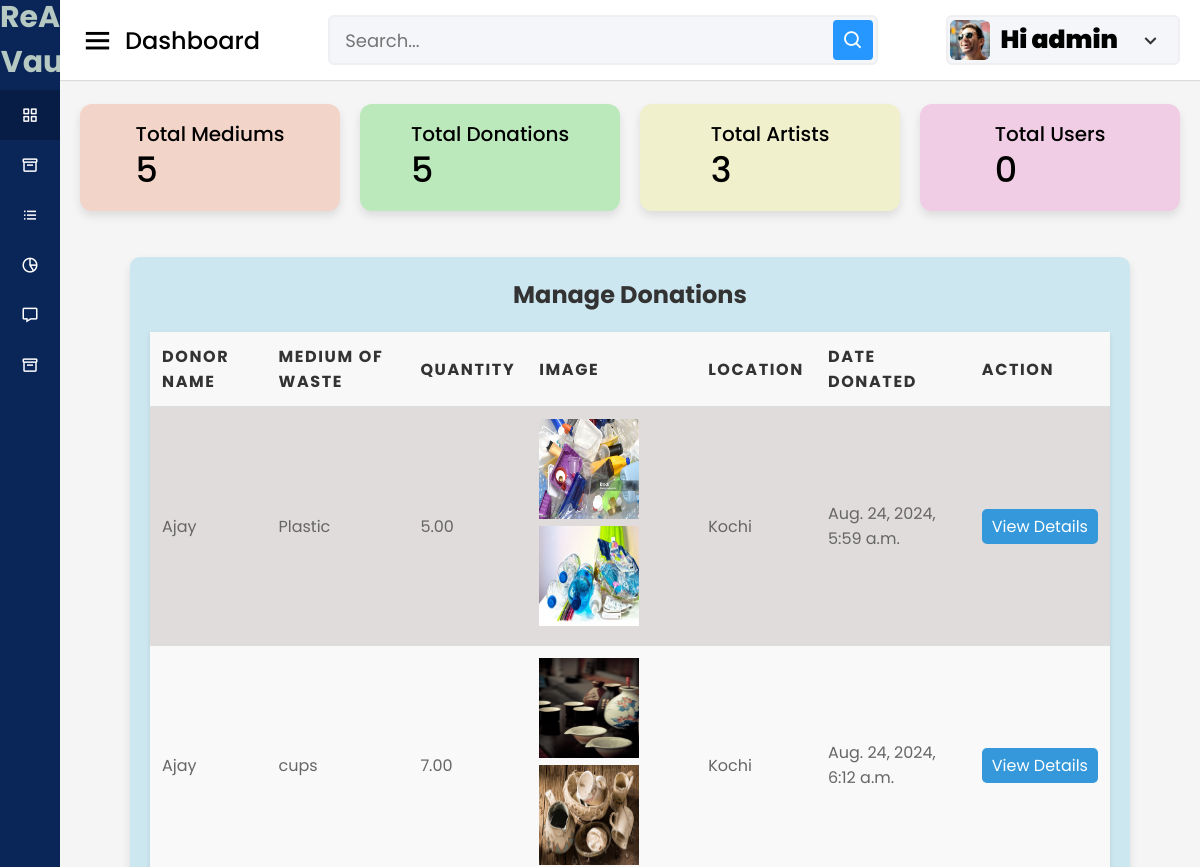
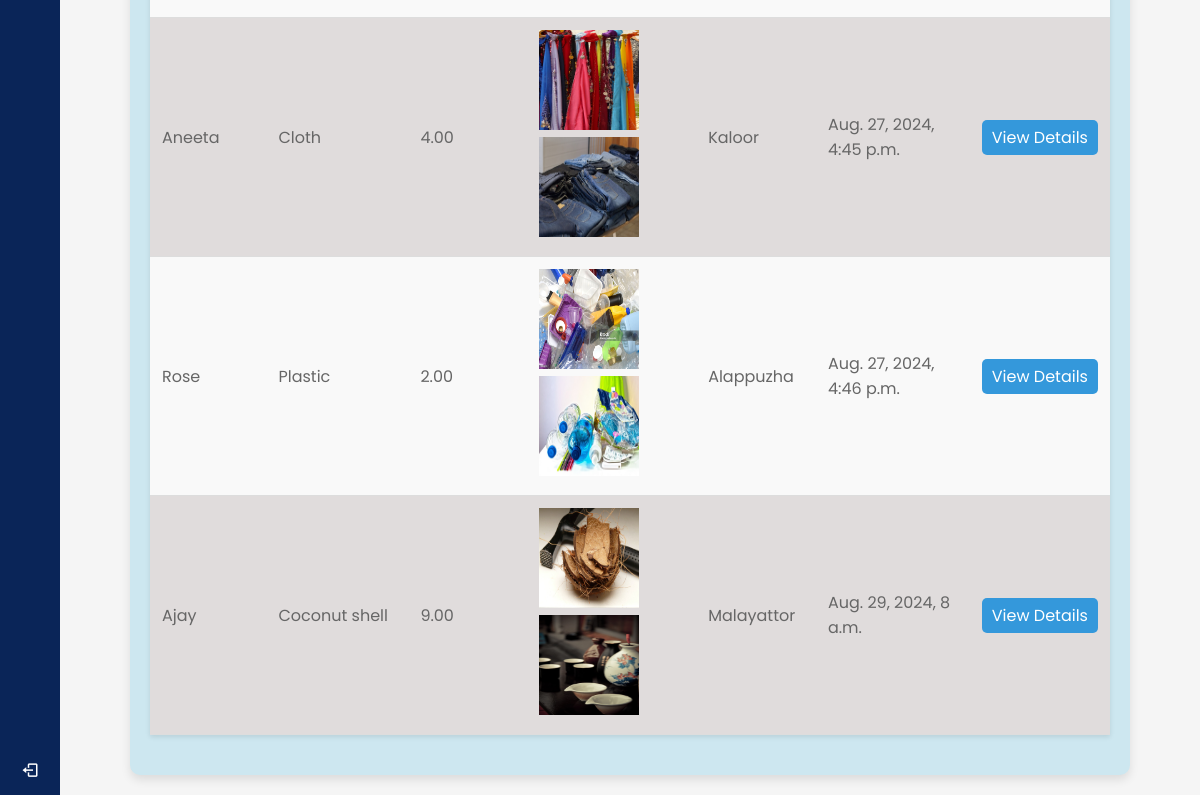
Before: /adminclick/donation_listview/ (signed in) with the older database file (2 pictures, top to bottom).
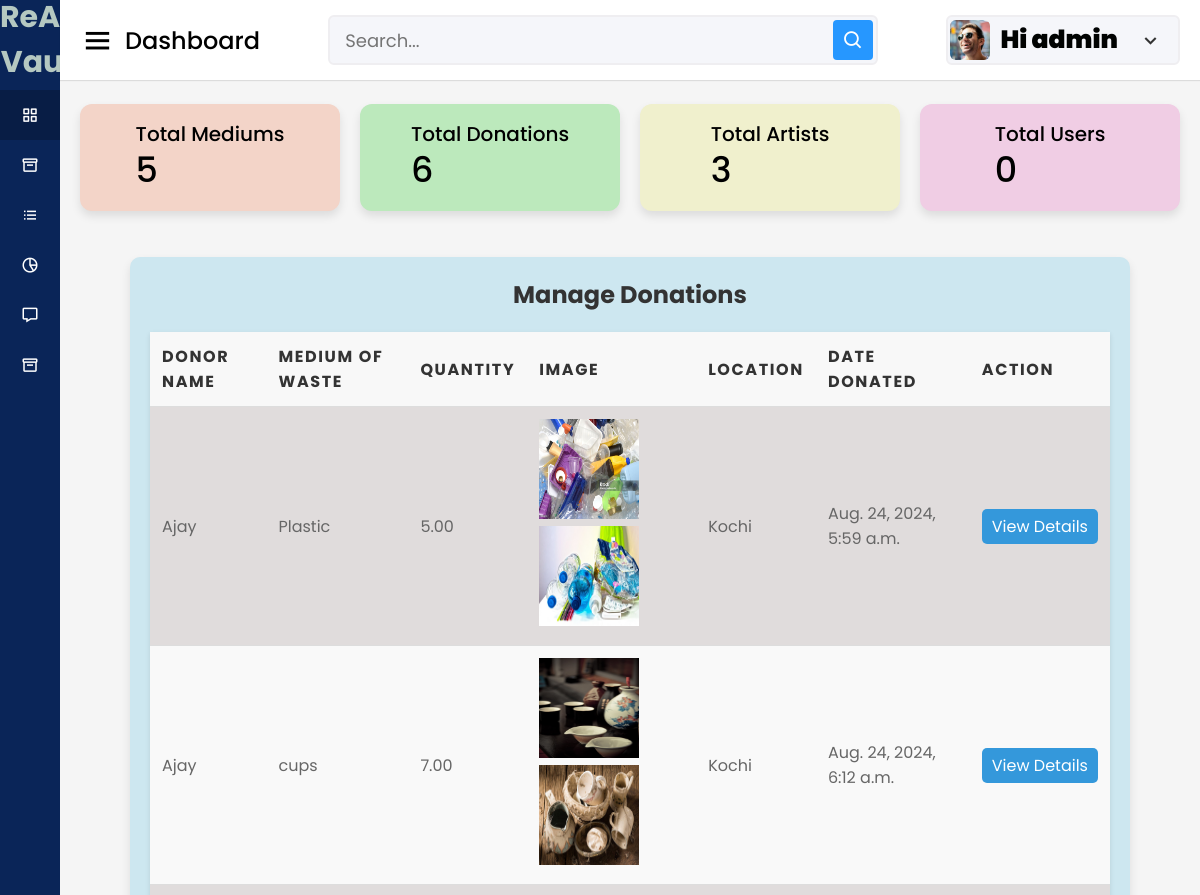
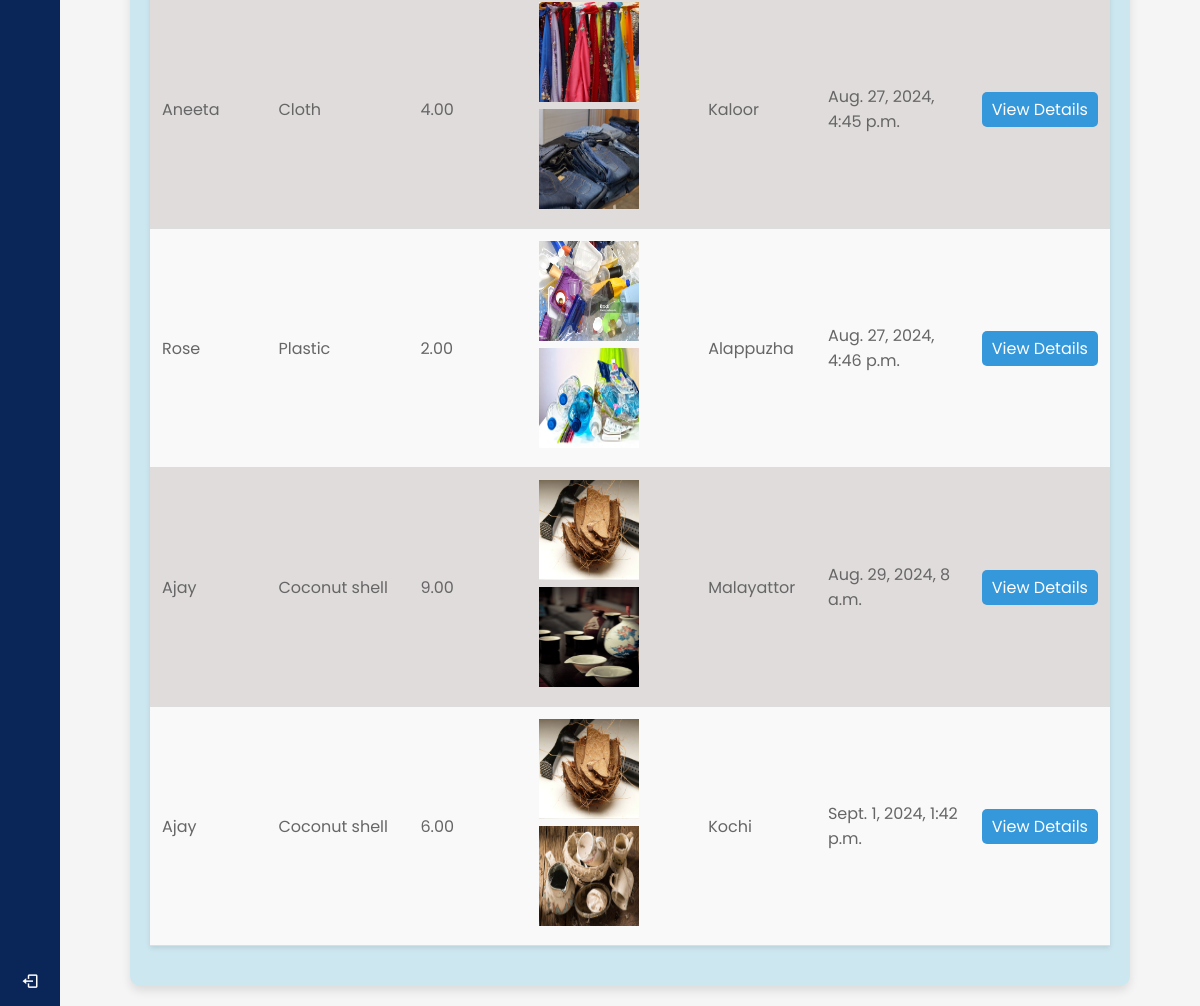
After: the same page with the newer database file (2 pictures, top to bottom).
### donors/models.py (models this page shows, shortened)
class Donation(models.Model):
    donor = models.ForeignKey(Donors, on_delete=models.CASCADE)
    medium_of_waste = models.ForeignKey(MediumOfWaste, on_delete=models.CASCADE)
    quantity = models.DecimalField(max_digits=10, decimal_places=2)
    location = models.CharField(max_length=255)
    date_donated = models.DateTimeField(auto_now_add=True)
    STATUS_CHOICES = [
        ('pending','Pending'),
        ('accepted','Accepted'),
        ('rejected','Rejected'),
    ]
    status = models.CharField(max_length=10, choices=STATUS_CHOICES, default='pending')

class DonationImage(models.Model):
    donation = models.ForeignKey(Donation, on_delete=models.CASCADE, related_name='images')
    image=models.ImageField(upload_to='picture/donor')

### accounts/models.py (models this page shows, shortened)
class Donors(models.Model):
    user = models.OneToOneField(User, on_delete = models.CASCADE)
    phone = models.IntegerField(default=99999999)
    profile_pic = models.ImageField(upload_to= 'picture/donor', null=True,default='picture/donor/hi.jpg')

### adminclick/models.py (models this page shows, shortened)
class MediumOfWaste(models.Model):
    name = models.CharField(max_length=255)
    description = models.TextField(blank=True, null=True)
    rate=models.DecimalField(max_digits=10,decimal_places=2,default=0.00)

### adminclick/views.py (the view)
# urls.py: path('donation_listview/', views.donation_listview, name='donation_listview'),
@login_required
@never_cache
def donation_listview(request):
    adminclick= request.user.adminclick
    total_medium_of_waste=MediumOfWaste.objects.count()
    total_donations=Donation.objects.count()
    total_artists=Artist.objects.count()
    donations = Donation.objects.select_related('donor', 'medium_of_waste').all()
    context={
    'donations': donations,
    'adminclick':adminclick,
    'total_medium_of_waste':total_medium_of_waste,
    'total_donations':total_donations,
    'total_artists':total_artists
    }
    return render(request, 'admin/donation_list.html', context)

### category/context_processors.py (called while the page is built)
def menu_links(request):
    links = Category.objects.all()
    return dict(links=links)

### template/admin/donation_list.html (shortened to what the changed rows need)
{% load static %}
<!DOCTYPE html>
<html lang="en" dir="ltr">
<head>
  <link rel="stylesheet" href="{% static 'assets/css/styles.css' %}">
  <link href='https://unpkg.com/boxicons@2.0.7/css/boxicons.min.css' rel='stylesheet'>
</head>
<body>
  <section class="home-section">
    <body>
      <div class="home-content">
        <div class="overview-boxes">
          <div class="box" style="background-color:rgb(188, 233, 188);">
            <div class="right-side">
              <div class="box-topic">Total Donations</div>
              <div class="number">{{total_donations}}</div>
            </div>
          </div>
        </div>
          <div class="sales-boxes">
            <div class="recent-sales box" style="background-color: rgb(205, 231, 240); padding: 20px; border-radius: 10px; width:1000px;">
                <table class="table">
                    <thead>
                        <tr>
                            <th>Donor Name</th>
                            <th>Medium of Waste</th>
                            <th>Quantity</th>
                            <th>Image</th>
                            <th>Location</th>
                            <th>Date Donated</th>
                            <th>Action</th>
                        </tr>
                    </thead>
                    <tbody>
                      {% for donation in donations %}
                      <tr>
                          <td>{{ donation.donor.user.username }}</td>
                          <td>{{ donation.medium_of_waste.name }}</td>
                          <td>{{ donation.quantity }}</td>
                          <td>
                            {% if donation.images.exists %}
                            {% for image in donation.images.all %}
                                <img src="{{ image.image.url }}" alt="image of waste " width="100" height="100">
                                {% endfor %}
                              {% else %}
                                  No picture
                              {% endif %}
                          </td>
                          <td>{{ donation.location }}</td>
                          <td>{{ donation.date_donated }}</td>
                          <td>
                              <a href="{% url 'donation_detail' donation.pk %}" class="btn-view">View Details</a>
                          </td>
                      </tr>
                  {% endfor %}
                    </tbody>
                </table>
            </div>
        </div>
    </body>
    </html>

Changed rows visible on the page:
added Donation: donor.user.username "Ajay", medium_of_waste.name "Coconut shell", quantity "6.00", location "Kochi", date_donated "Sept. 1, 2024, 1:42 p.m."
added DonationImage: image (picture), shown under "Ajay"
added DonationImage: image (picture), shown under "Ajay"
Other visible differences:
{{ total_donations }}: "5" → "6"
